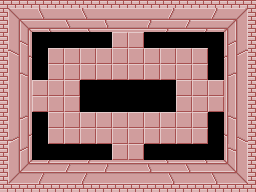

Below is a game level as drawn by its tile map, then a one-line description and the .tmx file that defines it, in full:
An orthogonal 32x24 tile map with 8x8 px tiles, 1 tile layer (tiles).

<map version="1.0" tiledversion="2018.03.21" orientation="orthogonal" renderorder="right-down" width="32" height="24" tilewidth="8" tileheight="8" infinite="0" nextobjectid="18">
 <tileset firstgid="1" source="../images/tileset_red_8x8.tsx" />
 <layer name="tiles" width="32" height="24">
  <data encoding="csv">
41,41,41,41,41,41,41,41,41,41,41,41,41,41,41,41,41,41,41,41,41,41,41,41,41,41,41,41,41,41,41,41,
41,5,6,7,11,12,13,13,14,13,15,16,17,13,13,13,13,13,13,72,73,74,13,75,13,76,77,78,8,9,10,41,
41,25,26,27,31,32,33,33,34,33,35,36,33,37,33,33,33,33,92,33,93,94,33,95,33,96,97,98,28,29,30,41,
41,45,46,47,51,52,53,52,54,52,55,56,52,57,52,52,52,52,112,52,113,114,52,115,52,116,117,118,48,49,50,41,
41,201,202,203,63,63,63,63,63,63,63,63,63,63,1,2,1,2,63,63,63,63,63,63,63,63,63,63,233,220,99,41,
41,121,122,123,63,63,63,63,63,63,63,63,63,63,21,22,21,22,63,63,63,63,63,63,63,63,63,63,210,211,212,41,
41,141,142,143,63,63,1,2,1,2,1,2,1,2,1,2,1,2,1,2,1,2,1,2,1,2,63,63,230,231,232,41,
41,161,162,163,63,63,21,22,21,22,21,22,21,22,21,22,21,22,21,22,21,22,21,22,21,22,63,63,193,194,195,41,
41,181,202,203,63,63,1,2,1,2,1,2,1,2,1,2,1,2,1,2,1,2,1,2,1,2,63,63,233,220,215,41,
41,201,182,183,63,63,21,22,21,22,21,22,21,22,21,22,21,22,21,22,21,22,21,22,21,22,63,63,213,214,99,41,
41,201,202,203,1,2,1,2,1,2,63,63,63,63,63,63,63,63,63,63,63,63,1,2,1,2,1,2,233,220,99,41,
41,201,202,203,21,22,21,22,21,22,63,63,63,63,63,63,63,63,63,63,63,63,21,22,21,22,21,22,233,220,99,41,
41,201,202,203,1,2,1,2,1,2,63,63,63,63,63,63,63,63,63,63,63,63,1,2,1,2,1,2,233,220,99,41,
41,201,202,203,21,22,21,22,21,22,63,63,63,63,63,63,63,63,63,63,63,63,21,22,21,22,21,22,233,220,99,41,
41,204,125,126,63,63,1,2,1,2,1,2,1,2,1,2,1,2,1,2,1,2,1,2,1,2,63,63,239,240,99,41,
41,124,202,203,63,63,21,22,21,22,21,22,21,22,21,22,21,22,21,22,21,22,21,22,21,22,63,63,233,220,99,41,
41,144,145,146,63,63,1,2,1,2,1,2,1,2,1,2,1,2,1,2,1,2,1,2,1,2,63,63,221,220,99,41,
41,164,165,166,63,63,21,22,21,22,21,22,21,22,21,22,21,22,21,22,21,22,21,22,21,22,63,63,224,225,226,41,
41,184,185,186,63,63,63,63,63,63,63,63,63,63,1,2,1,2,63,63,63,63,63,63,63,63,63,63,239,240,99,41,
41,204,205,206,63,63,63,63,63,63,63,63,63,63,21,22,21,22,63,63,63,63,63,63,63,63,63,63,233,220,99,41,
41,65,66,67,127,130,131,128,129,128,130,131,128,132,128,128,128,128,137,128,138,139,128,140,128,187,188,189,68,69,70,41,
41,85,86,87,147,148,151,151,149,151,150,151,151,152,151,151,151,151,157,151,158,159,151,160,151,207,208,209,88,89,90,41,
41,105,106,107,167,168,169,171,169,171,170,171,172,171,171,171,171,171,171,177,178,179,171,180,171,227,228,229,108,109,110,41,
41,41,41,41,41,41,41,41,41,41,41,41,41,41,41,41,41,41,41,41,41,41,41,41,41,41,41,41,41,41,41,41
</data>
 </layer>
 <objectgroup name="objects" />
</map>